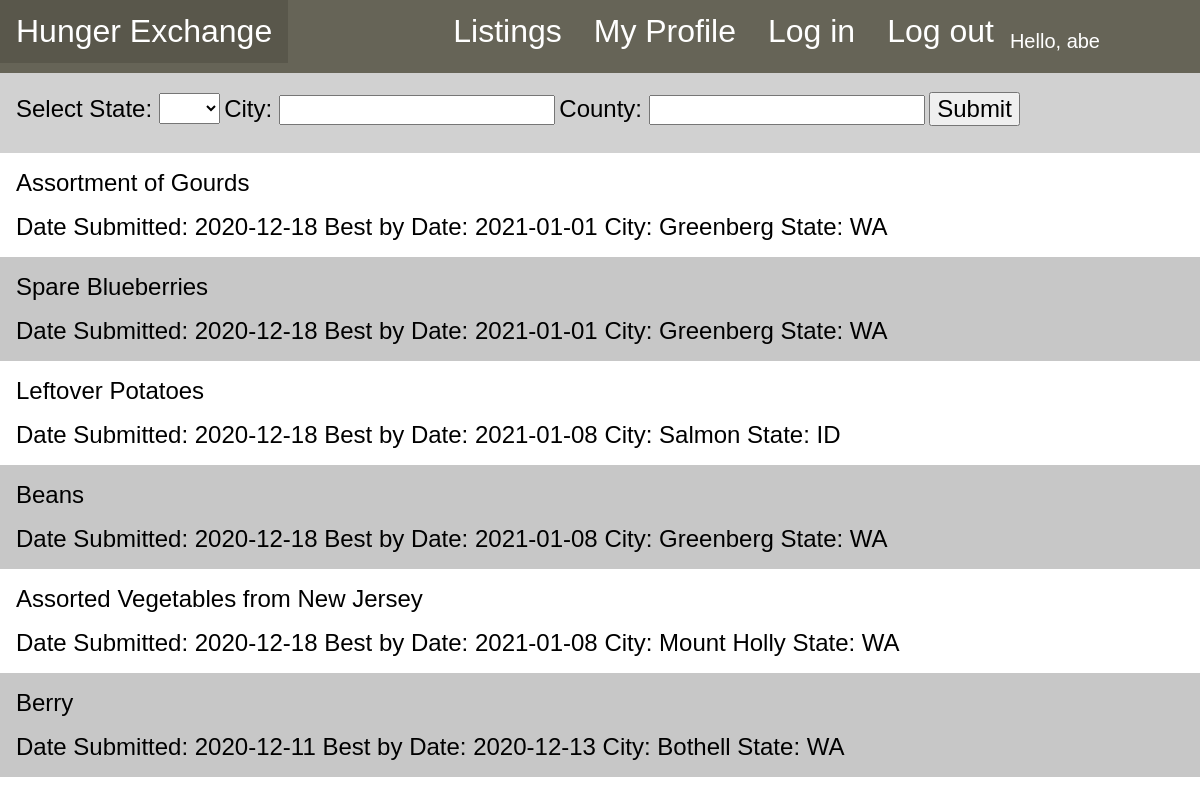
The app's page /producelist.php (signed in) with its own data.
### tables this page shows
CREATE TABLE `listing` (
  `idListing` int(11) NOT NULL,
  `listingDesc` text,
  `listingDate` date NOT NULL,
  `bestByDate` date DEFAULT NULL,
  `city` char(255) DEFAULT NULL,
  `county` char(255) DEFAULT NULL,
  `state` char(255) DEFAULT NULL,
  `listingTitle` varchar(255) DEFAULT NULL,
  `address1` varchar(255) DEFAULT NULL,
  `address2` varchar(255) DEFAULT NULL,
  `lsImage` varchar(255) DEFAULT NULL
);

### producelist.php (the view, shortened to what this page needs)
<?php
require_once 'config.inc.php';
 ?>
<head>
  <link rel="stylesheet" href = "listinglist.css">
  <?php
  require_once 'navbar.php';
  ?>
</head>
<body>
  <?php
    $states = array('','AL', 'AK', 'AZ', 'AR', 'CA', 'CO', 'CT', 'DE', 'DC',
  'FL', 'GA', 'HI', 'ID', 'IL', 'IN', 'IA', 'KS', 'KY', 'LA', 'MA', 'MI',
  'MN', 'MS', 'MO', 'MT', 'NM', 'NY', 'NC', 'ND', 'OH','OK', 'OR', 'PA',
  'RI', 'SC', 'SD', 'TN', 'TX', 'UT','VT','VA','WA','WV','WI', 'WY', 'PR');
   ?>
 <div class = "listingfilter">
  <form method = "get" action=<?php echo(htmlspecialchars($_SERVER["PHP_SELF"]));?>>
    <label for="statefilter">Select State: </label><select id="statefilter" name="statefilter">
    <?php foreach ($states as $abr):
      echo('<option value = "'. $abr. '">'. $abr.'</option>');
        endforeach; ?>
     </select>
     <label for="cityfilter">City: </label><input type="text" id="cityfilter" name="cityfilter" maxlength="255">
     <label for="countyfilter">County: </label><input type="text" id="countyfilter" name="countyfilter" maxlength="255">
     <input type='submit' value="Submit">
   </form>
  </div>
  <div class = "listinglist">
   <?php
   $page = 0;
   $state = NULL;
   $city = NULL;
   $county = NULL;
    try{
      $stmt = $conn->stmt_init();
      $query = "SELECT IdListing, listingTitle, listingDate, bestByDate, city, state FROM
	listing WHERE ((state like ?) or (? is null) or (? ='')) AND ((city like ?) or
	(? is null) or (? ='')) AND ((county like ?) or (? is null) or (? ='')) ORDER BY listingDate DESC LIMIT 20 OFFSET ?";
      $stmt->prepare($query);
      $offset = 20 * $page;
      $stmt->bind_param("sssssssssi",$state,$state,$state,$city,$city,$city,$county,$county,$county,$offset);
      $stmt->execute();
      $stmt->bind_result($qlistId,$qlistTitle,$qlistDate,$qBestByDate,$qCity,$state);
      echo "<ul>";
        while($stmt->fetch()){
          echo "<li><a href='listing.php?id=". $qlistId. "'>".$qlistTitle.'</a>'. "   Date Submitted: "
          . $qlistDate."     Best by Date: ". $qBestByDate."   City: ". $qCity."   State: ".$state;
        }
      echo "</ul>";
    }
    catch(mysqli_sql_exception $excep){
      echo "Database error:" . $conn->error;
      throw $excep;
    }
        ?>
  </div>
</body>
</html>

### listinglist.css (style rules this page uses)
.listingfilter { width: 100vw; height: 10vh; background-color: #d1d1d1; display: flex; }
.listingfilter form { padding: 1.2rem 1rem; }
.listingfilter label { font-size: 1.5rem; }
.listingfilter input[type = "text"] { font-size: 1.3rem; }
.listingfilter input[type = "submit"] { font-size: 1.5rem; }
.listingfilter select { font-size: 1.5rem; }
.listinglist { display: flex; flex-direction: column; }
.listinglist a { color: black; padding-bottom: 1rem; text-align: left; display: block; text-decoration: none; }
.listinglist ul { list-style-type: none; list-style-position: inside; margin: 0; padding: 0; }
.listinglist li { padding: 1rem; font-size: 1.5rem; }
.listinglist li:nth-child(even) { background-color: #c7c7c7; }

### navbar.css (style rules this page uses)
head { margin:0px; }
body { font-family: Arial; margin: 0; padding: 0; background-color: ###ede7ca; }

### records on screen
listing: listingTitle "Assortment of Gourds", listingDate "2020-12-18", bestByDate "2021-01-01", city "Greenberg", state "WA"
listing: listingTitle "Spare Blueberries", listingDate "2020-12-18", bestByDate "2021-01-01", city "Greenberg", state "WA"
listing: listingTitle "Leftover Potatoes", listingDate "2020-12-18", bestByDate "2021-01-08", city "Salmon", state "ID"
listing: listingTitle "Beans", listingDate "2020-12-18", bestByDate "2021-01-08", city "Greenberg", state "WA"
listing: listingTitle "Assorted Vegetables from New Jersey", listingDate "2020-12-18", bestByDate "2021-01-08", city "Mount Holly", state "WA"
listing: listingTitle "Berry", listingDate "2020-12-11", bestByDate "2020-12-13", city "Bothell", state "WA"

### other values on screen
$_SESSION['username'] "abe"
